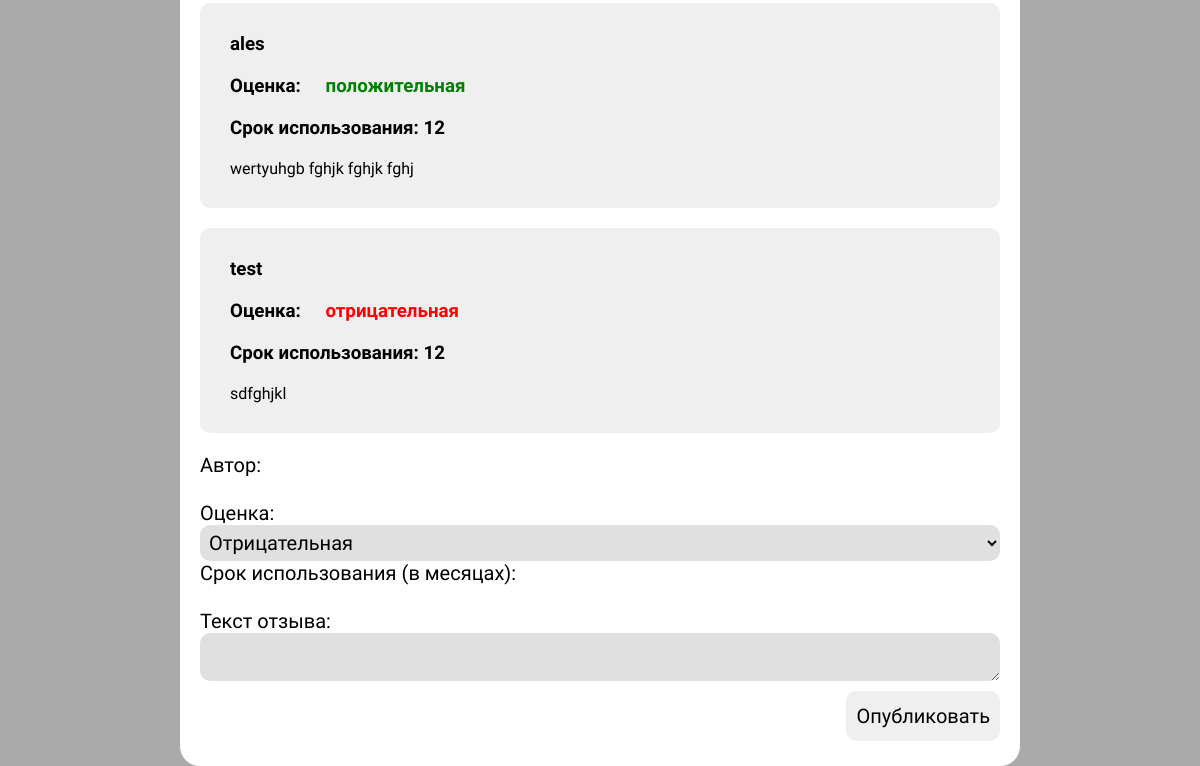
Before: /product/1 (lower part) with the older database file.
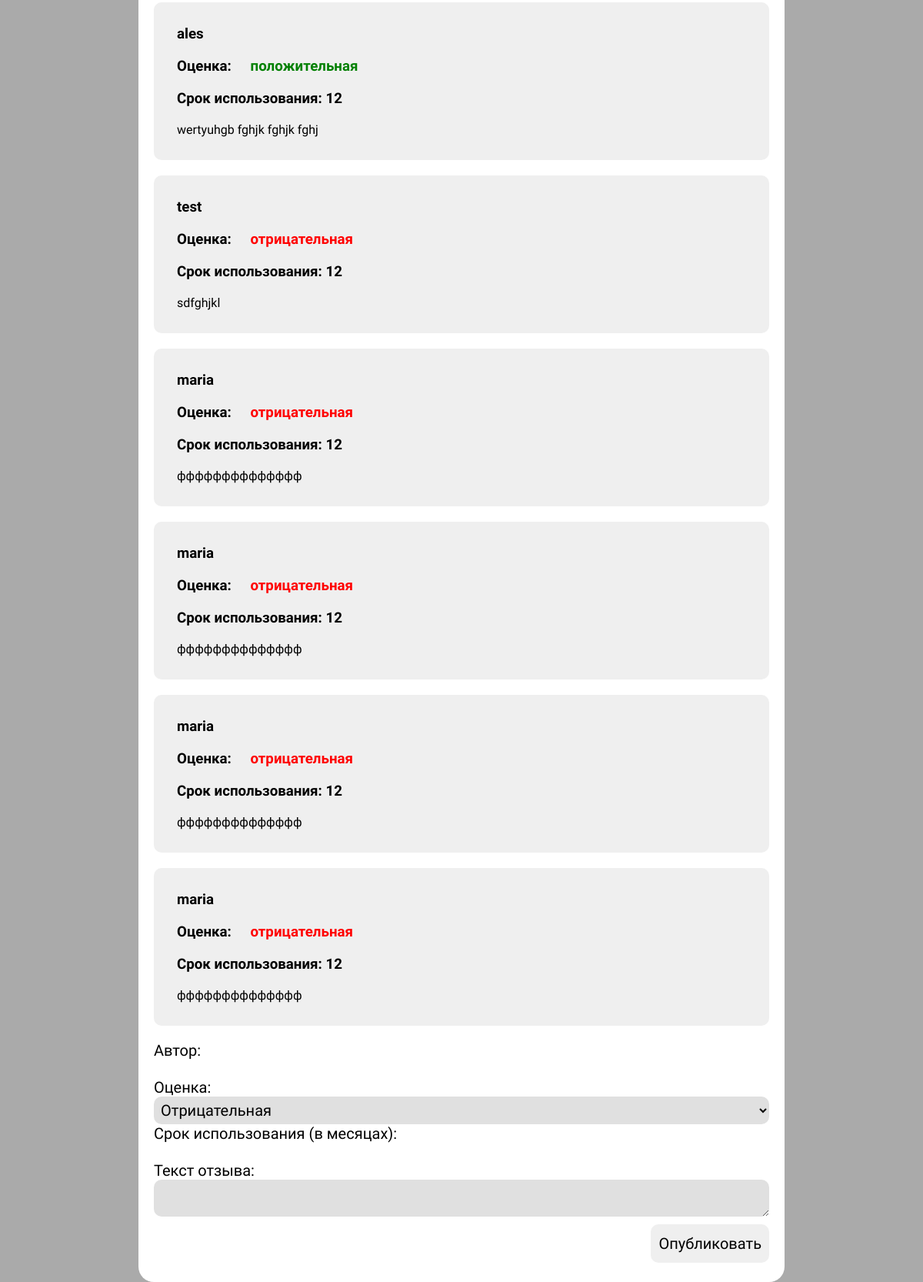
After: the same page with the newer database file.
### shop/models.py (models this page shows)
class Review(models.Model):
        product = models.ForeignKey(Product, on_delete=models.CASCADE)
        author = models.CharField(max_length=256)
        rating = models.IntegerField()
        usage_duration = models.IntegerField()
        text = models.TextField()

### shop/views.py (the view, shortened to what this page needs)
# urls.py: path("product/<int:id>", views.view_product, name="view_product"),
def view_product(request, id):
    product = Product.objects.filter(id=id).first()
    reviews = product.review_set.all()
    return render(request, "product.html", {
        "product": product,
        'reviews': reviews,
    })

### shop/templates/product.html (shortened to what this page needs)
{% load static %}
<link rel="stylesheet" href="{% static 'style.css' %}">
<div class="productDescription">
    {% for review in reviews %}
    <div class="review">
        <h3>{{ review.author }}</h3>
        <h3>
            Оценка:
            {% if review.rating == 0 %}
            <span style="color: red">отрицательная</span>
            {% else %}
            <span style="color: green">положительная</span>
            {% endif %}
        </h3>
        <h3>Срок использования: {{ review.usage_duration }}</h3>
        <p>{{ review.text }}</p>
    </div>
    {% endfor %}
    <form class="createReview" method="post">
        <label for="author">Автор:</label>
        <input name="author">
        <label for="rating">Оценка:</label>
         <select name="rating">
            <option value="0">Отрицательная</option>
        </select>
        <label for="duration">Срок использования (в месяцах):</label>
        <input name="duration">
        <label for="review">Текст отзыва:</label>
        <textarea name="review"></textarea>
        <button>Опубликовать</button>
    </form>
</div>

### shop/static/style.css (style rules this page uses)
* { font-family: "Didact Gothic"; }
button { margin-left: auto; }
button { height: 50px; width: 100px; border: none; border-radius: 10px; cursor: pointer; }
.productDescription { margin-top: 20px; padding-top: 5px; padding-bottom: 5px; border-radius: 20px; background: white; width: 70%; margin-left: auto; margin-right: auto; }
.productDescription * { margin: 20px; }
.review { background-color: #efefef; padding: 10px; border-radius: 10px; }
.createReview { display: flex; flex-direction: column; }
.createReview * { margin: 0 !important; padding: 0 !important; font-size: 20px; border: none; padding: 11px; border-radius: 10px; }
.createReview select { background-color: #e0e0e0; padding: 5px !important; }
.createReview textarea { background-color: #e0e0e0; }
.createReview button { width: fit-content; margin-top: 10px !important; margin-left: auto !important; padding: 10px !important; }

Changed rows visible on the page:
added Review: author "maria", rating "отрицательная", usage_duration "12", text "фффффффффффффф"
added Review: author "maria", rating "отрицательная", usage_duration "12", text "фффффффффффффф"
added Review: author "maria", rating "отрицательная", usage_duration "12", text "фффффффффффффф"
added Review: author "maria", rating "отрицательная", usage_duration "12", text "фффффффффффффф"
